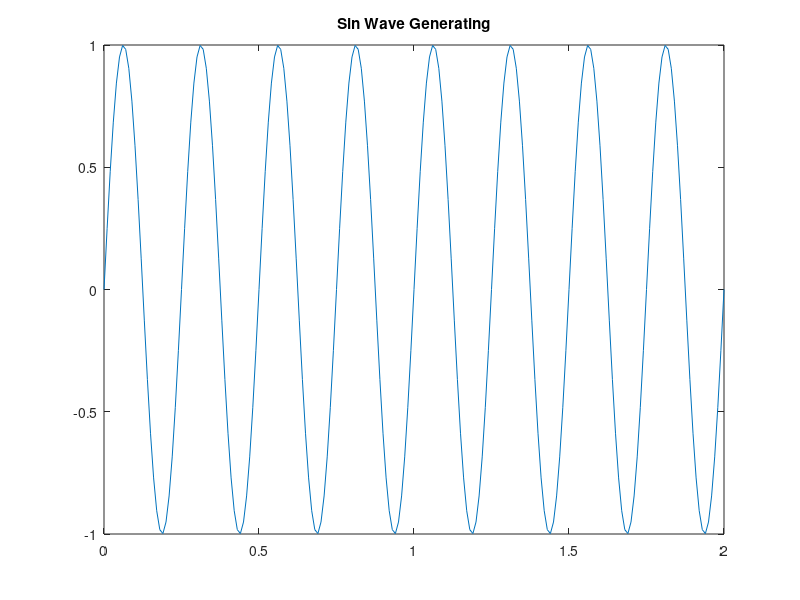
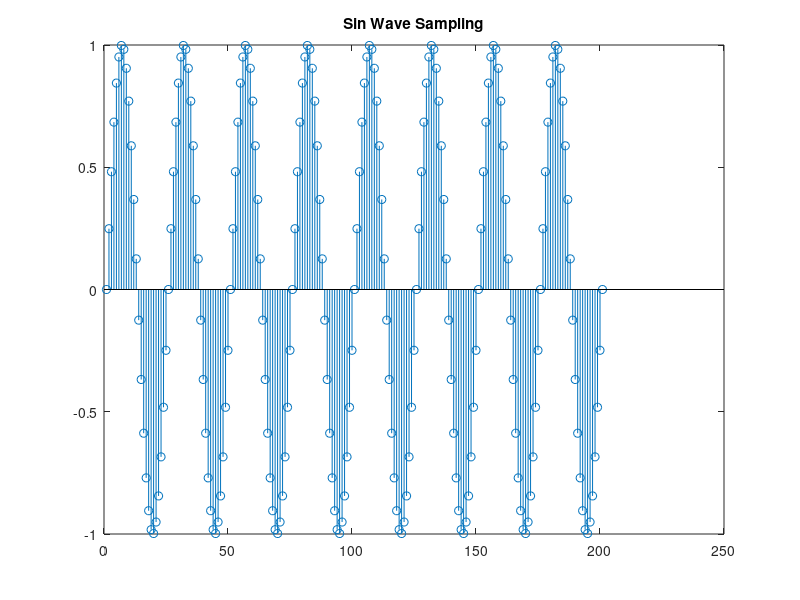
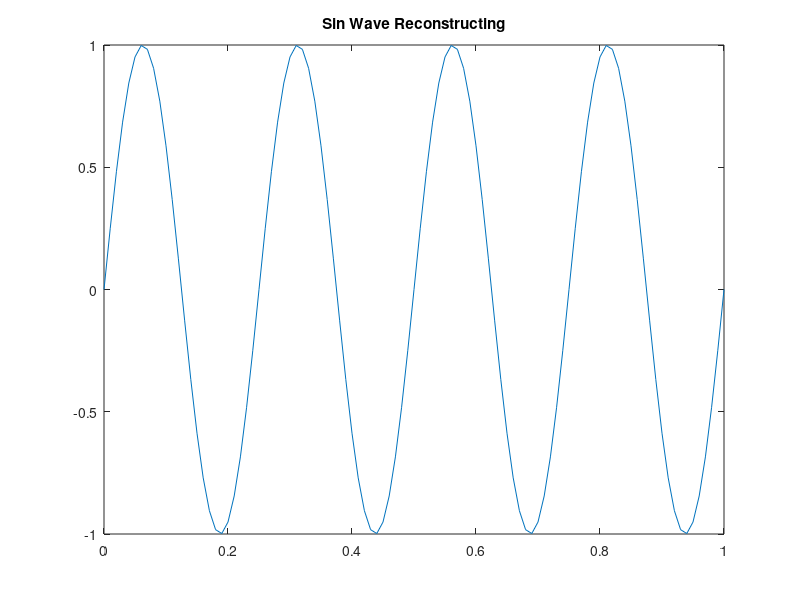

Write the MATLAB code that produced these figures, in order.
clc
clear

%% For Generation 2v p-p sin wave
tstart = 0;
tend = 2;
sampling_period = 0.01;

t = tstart : sampling_period : tend;
x = sin(8*pi*t);

figure(1);
plot(t,x);
title('Sin Wave Generating');
saveas(gcf,'sin1_generation.png');

%% Sampling Of sin Wave

figure(2);
stem(x);
title('Sin Wave Sampling');
saveas(gcf,'sin1_sampling.png');

%% Reconstruction of sin Wave

reconstruction_start_time = 0;
reconstruction_end_time = 1;
reconstruction_sampling_time = 0.01;

new_time = reconstruction_start_time : reconstruction_sampling_time : reconstruction_end_time;
f = interp1(t,x,new_time);
figure(3);
plot(new_time,f);
title('Sin Wave Reconstructing');
saveas(gcf,'sin1_reconstruction.png');